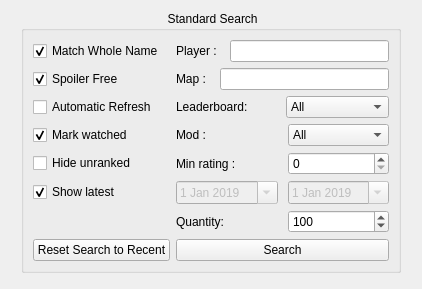
     <widget class="QWidget" name="widget" native="true">
      <property name="sizePolicy">
       <sizepolicy hsizetype="MinimumExpanding" vsizetype="MinimumExpanding">
        <horstretch>0</horstretch>
        <verstretch>0</verstretch>
       </sizepolicy>
      </property>
      <property name="minimumSize">
       <size>
        <width>400</width>
        <height>230</height>
       </size>
      </property>
      <property name="sizeIncrement">
       <size>
        <width>0</width>
        <height>0</height>
       </size>
      </property>
      <layout class="QGridLayout" name="gridLayout_5">
       <item row="2" column="2">
        <spacer name="verticalSpacer_2">
         <property name="orientation">
          <enum>Qt::Orientation::Vertical</enum>
         </property>
         <property name="sizeHint" stdset="0">
          <size>
           <width>0</width>
           <height>5</height>
          </size>
         </property>
        </spacer>
       </item>
       <item row="1" column="0">
        <spacer name="horizontalSpacer">
         <property name="orientation">
          <enum>Qt::Orientation::Horizontal</enum>
         </property>
         <property name="sizeHint" stdset="0">
          <size>
           <width>10</width>
           <height>0</height>
          </size>
         </property>
        </spacer>
       </item>
       <item row="0" column="2">
        <spacer name="verticalSpacer">
         <property name="orientation">
          <enum>Qt::Orientation::Vertical</enum>
         </property>
         <property name="sizeHint" stdset="0">
          <size>
           <width>0</width>
           <height>5</height>
          </size>
         </property>
        </spacer>
       </item>
       <item row="1" column="4">
        <spacer name="horizontalSpacer_2">
         <property name="orientation">
          <enum>Qt::Orientation::Horizontal</enum>
         </property>
         <property name="sizeType">
          <enum>QSizePolicy::Policy::Expanding</enum>
         </property>
         <property name="sizeHint" stdset="0">
          <size>
           <width>10</width>
           <height>0</height>
          </size>
         </property>
        </spacer>
       </item>
       <item row="0" column="1">
        <widget class="QGroupBox" name="groupBox">
         <property name="sizePolicy">
          <sizepolicy hsizetype="Minimum" vsizetype="Minimum">
           <horstretch>0</horstretch>
           <verstretch>0</verstretch>
          </sizepolicy>
         </property>
         <property name="minimumSize">
          <size>
           <width>380</width>
           <height>230</height>
          </size>
         </property>
         <property name="maximumSize">
          <size>
           <width>380</width>
           <height>300</height>
          </size>
         </property>
         <property name="title">
          <string> Standard Search</string>
         </property>
         <property name="alignment">
          <set>Qt::AlignmentFlag::AlignHCenter|Qt::AlignmentFlag::AlignTop</set>
         </property>
         <property name="flat">
          <bool>true</bool>
         </property>
         <layout class="QGridLayout" name="gridLayout_6">
          <item row="1" column="1">
           <layout class="QHBoxLayout" name="horizontalLayout_2">
            <property name="spacing">
             <number>10</number>
            </property>
            <item>
             <widget class="QLabel" name="label_2">
              <property name="autoFillBackground">
               <bool>false</bool>
              </property>
              <property name="styleSheet">
               <string notr="true"/>
              </property>
              <property name="text">
               <string>Map : </string>
              </property>
             </widget>
            </item>
            <item>
             <widget class="QLineEdit" name="mapName"/>
            </item>
           </layout>
          </item>
          <item row="0" column="0">
           <widget class="QCheckBox" name="matchUsernameCheckbox">
            <property name="sizePolicy">
             <sizepolicy hsizetype="Fixed" vsizetype="Fixed">
              <horstretch>0</horstretch>
              <verstretch>0</verstretch>
             </sizepolicy>
            </property>
            <property name="minimumSize">
             <size>
              <width>80</width>
              <height>20</height>
             </size>
            </property>
            <property name="toolTip">
             <string>Search for the exact name of the player</string>
            </property>
            <property name="text">
             <string>Match Whole Name</string>
            </property>
            <property name="checked">
             <bool>true</bool>
            </property>
           </widget>
          </item>
          <item row="6" column="1">
           <layout class="QHBoxLayout" name="horizontalLayout_6">
            <property name="spacing">
             <number>10</number>
            </property>
            <item>
             <widget class="QLabel" name="label_6">
              <property name="autoFillBackground">
               <bool>false</bool>
              </property>
              <property name="styleSheet">
               <string notr="true"/>
              </property>
              <property name="text">
               <string>Quantity:</string>
              </property>
             </widget>
            </item>
            <item>
             <widget class="QSpinBox" name="quantity">
              <property name="minimumSize">
               <size>
                <width>50</width>
                <height>0</height>
               </size>
              </property>
              <property name="styleSheet">
               <string notr="true"/>
              </property>
              <property name="minimum">
               <number>1</number>
              </property>
              <property name="maximum">
               <number>300</number>
              </property>
              <property name="singleStep">
               <number>50</number>
              </property>
              <property name="value">
               <number>100</number>
              </property>
             </widget>
            </item>
           </layout>
          </item>
          <item row="1" column="0">
           <widget class="QCheckBox" name="spoilerCheckbox">
            <property name="sizePolicy">
             <sizepolicy hsizetype="Fixed" vsizetype="Fixed">
              <horstretch>0</horstretch>
              <verstretch>0</verstretch>
             </sizepolicy>
            </property>
            <property name="minimumSize">
             <size>
              <width>80</width>
              <height>20</height>
             </size>
            </property>
            <property name="text">
             <string>Spoiler Free</string>
            </property>
            <property name="checked">
             <bool>true</bool>
            </property>
           </widget>
          </item>
          <item row="7" column="0">
           <widget class="QPushButton" name="RefreshResetButton">
            <property name="minimumSize">
             <size>
              <width>128</width>
              <height>0</height>
             </size>
            </property>
            <property name="text">
             <string>Reset Search to Recent</string>
            </property>
           </widget>
          </item>
          <item row="5" column="0">
           <widget class="QCheckBox" name="showLatestCheckbox">
            <property name="sizePolicy">
             <sizepolicy hsizetype="Fixed" vsizetype="Fixed">
              <horstretch>0</horstretch>
              <verstretch>0</verstretch>
             </sizepolicy>
            </property>
            <property name="minimumSize">
             <size>
              <width>80</width>
              <height>20</height>
             </size>
            </property>
            <property name="toolTip">
             <string/>
            </property>
            <property name="text">
             <string>Show latest</string>
            </property>
            <property name="checked">
             <bool>true</bool>
            </property>
           </widget>
          </item>
          <item row="5" column="1">
           <layout class="QHBoxLayout" name="horizontalLayout_5">
            <property name="spacing">
             <number>10</number>
            </property>
            <item>
             <widget class="QDateEdit" name="dateStart">
              <property name="enabled">
               <bool>false</bool>
              </property>
              <property name="dateTime">
               <datetime>
                <hour>0</hour>
                <minute>0</minute>
                <second>0</second>
                <year>2019</year>
                <month>1</month>
                <day>1</day>
               </datetime>
              </property>
              <property name="maximumDate">
               <date>
                <year>2050</year>
                <month>12</month>
                <day>31</day>
               </date>
              </property>
              <property name="minimumDate">
               <date>
                <year>2010</year>
                <month>1</month>
                <day>1</day>
               </date>
              </property>
              <property name="calendarPopup">
               <bool>true</bool>
              </property>
             </widget>
            </item>
            <item>
             <widget class="QDateEdit" name="dateEnd">
              <property name="enabled">
               <bool>false</bool>
              </property>
              <property name="dateTime">
               <datetime>
                <hour>23</hour>
                <minute>59</minute>
                <second>59</second>
                <year>2019</year>
                <month>1</month>
                <day>1</day>
               </datetime>
              </property>
              <property name="time">
               <time>
                <hour>23</hour>
                <minute>59</minute>
                <second>59</second>
               </time>
              </property>
              <property name="maximumDate">
               <date>
                <year>2050</year>
                <month>12</month>
                <day>31</day>
               </date>
              </property>
              <property name="minimumDate">
               <date>
                <year>2010</year>
                <month>1</month>
                <day>1</day>
               </date>
              </property>
              <property name="calendarPopup">
               <bool>true</bool>
              </property>
             </widget>
            </item>
           </layout>
          </item>
          <item row="4" column="0">
           <widget class="QCheckBox" name="hideUnrCheckbox">
            <property name="enabled">
             <bool>true</bool>
            </property>
            <property name="sizePolicy">
             <sizepolicy hsizetype="Fixed" vsizetype="Fixed">
              <horstretch>0</horstretch>
              <verstretch>0</verstretch>
             </sizepolicy>
            </property>
            <property name="minimumSize">
             <size>
              <width>80</width>
              <height>20</height>
             </size>
            </property>
            <property name="toolTip">
             <string/>
            </property>
            <property name="text">
             <string>Hide unranked</string>
            </property>
            <property name="checked">
             <bool>false</bool>
            </property>
           </widget>
          </item>
          <item row="4" column="1">
           <layout class="QHBoxLayout" name="horizontalLayout_4">
            <property name="spacing">
             <number>10</number>
            </property>
            <item>
             <widget class="QLabel" name="label_4">
              <property name="autoFillBackground">
               <bool>false</bool>
              </property>
              <property name="styleSheet">
               <string notr="true"/>
              </property>
              <property name="text">
               <string>Min rating : </string>
              </property>
             </widget>
            </item>
            <item>
             <widget class="QSpinBox" name="minRating">
              <property name="minimumSize">
               <size>
                <width>50</width>
                <height>0</height>
               </size>
              </property>
              <property name="styleSheet">
               <string notr="true"/>
              </property>
              <property name="minimum">
               <number>0</number>
              </property>
              <property name="maximum">
               <number>3000</number>
              </property>
              <property name="singleStep">
               <number>100</number>
              </property>
              <property name="value">
               <number>0</number>
              </property>
             </widget>
            </item>
           </layout>
          </item>
          <item row="0" column="1">
           <layout class="QHBoxLayout" name="horizontalLayout">
            <property name="spacing">
             <number>10</number>
            </property>
            <item>
             <widget class="QLabel" name="label">
              <property name="autoFillBackground">
               <bool>false</bool>
              </property>
              <property name="styleSheet">
               <string notr="true"/>
              </property>
              <property name="text">
               <string>Player : </string>
              </property>
             </widget>
            </item>
            <item>
             <widget class="QLineEdit" name="playerName"/>
            </item>
           </layout>
          </item>
          <item row="7" column="1">
           <widget class="QPushButton" name="searchButton">
            <property name="text">
             <string>Search</string>
            </property>
           </widget>
          </item>
          <item row="3" column="1">
           <layout class="QHBoxLayout" name="horizontalLayout_3">
            <property name="spacing">
             <number>10</number>
            </property>
            <item>
             <widget class="QLabel" name="label_3">
              <property name="autoFillBackground">
               <bool>false</bool>
              </property>
              <property name="styleSheet">
               <string notr="true"/>
              </property>
              <property name="text">
               <string>Mod : </string>
              </property>
             </widget>
            </item>
            <item>
             <widget class="QComboBox" name="modList">
              <property name="sizePolicy">
               <sizepolicy hsizetype="Preferred" vsizetype="Preferred">
                <horstretch>0</horstretch>
                <verstretch>0</verstretch>
               </sizepolicy>
              </property>
              <property name="minimumSize">
               <size>
                <width>100</width>
                <height>0</height>
               </size>
              </property>
              <property name="maxVisibleItems">
               <number>50</number>
              </property>
              <item>
               <property name="text">
                <string>All</string>
               </property>
              </item>
             </widget>
            </item>
           </layout>
          </item>
          <item row="2" column="0">
           <widget class="QCheckBox" name="automaticCheckbox">
            <property name="sizePolicy">
             <sizepolicy hsizetype="Fixed" vsizetype="Fixed">
              <horstretch>0</horstretch>
              <verstretch>0</verstretch>
             </sizepolicy>
            </property>
            <property name="minimumSize">
             <size>
              <width>80</width>
              <height>20</height>
             </size>
            </property>
            <property name="toolTip">
             <string>reloads recent Replays on Tab reentry&lt;br&gt;'...same as it ever was ... same as it ever was'</string>
            </property>
            <property name="text">
             <string>Automatic Refresh</string>
            </property>
            <property name="checked">
             <bool>false</bool>
            </property>
           </widget>
          </item>
          <item row="2" column="1">
           <layout class="QHBoxLayout" name="horizontalLayout_9">
            <item>
             <widget class="QLabel" name="label_5">
              <property name="text">
               <string>Leaderboard:</string>
              </property>
             </widget>
            </item>
            <item>
             <widget class="QComboBox" name="leaderboardList">
              <property name="sizePolicy">
               <sizepolicy hsizetype="Preferred" vsizetype="Preferred">
                <horstretch>0</horstretch>
                <verstretch>0</verstretch>
               </sizepolicy>
              </property>
              <property name="minimumSize">
               <size>
                <width>100</width>
                <height>0</height>
               </size>
              </property>
              <property name="currentText">
               <string>All</string>
              </property>
              <property name="currentIndex">
               <number>0</number>
              </property>
              <item>
               <property name="text">
                <string>All</string>
               </property>
              </item>
             </widget>
            </item>
           </layout>
          </item>
          <item row="6" column="0">
           <widget class="QLabel" name="searchInfoLabel">
            <property name="text">
             <string/>
            </property>
           </widget>
          </item>
          <item row="3" column="0">
           <widget class="QCheckBox" name="markWatchedCheckbox">
            <property name="text">
             <string>Mark watched</string>
            </property>
            <property name="checked">
             <bool>true</bool>
            </property>
           </widget>
          </item>
         </layout>
        </widget>
       </item>
      </layout>
      <zorder>horizontalSpacer</zorder>
      <zorder>verticalSpacer</zorder>
      <zorder>verticalSpacer_2</zorder>
      <zorder>horizontalSpacer_2</zorder>
      <zorder>groupBox</zorder>
     </widget>
